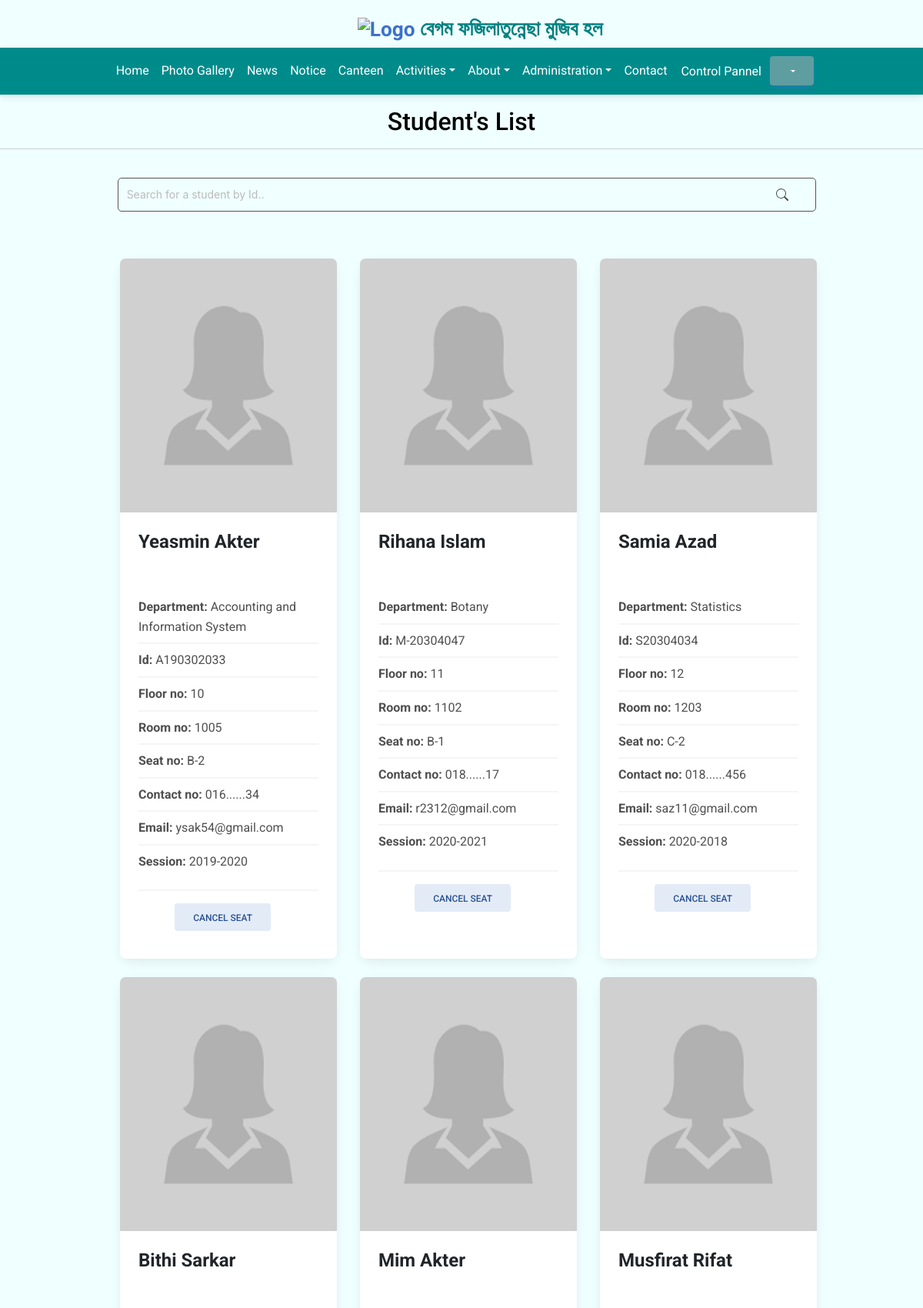
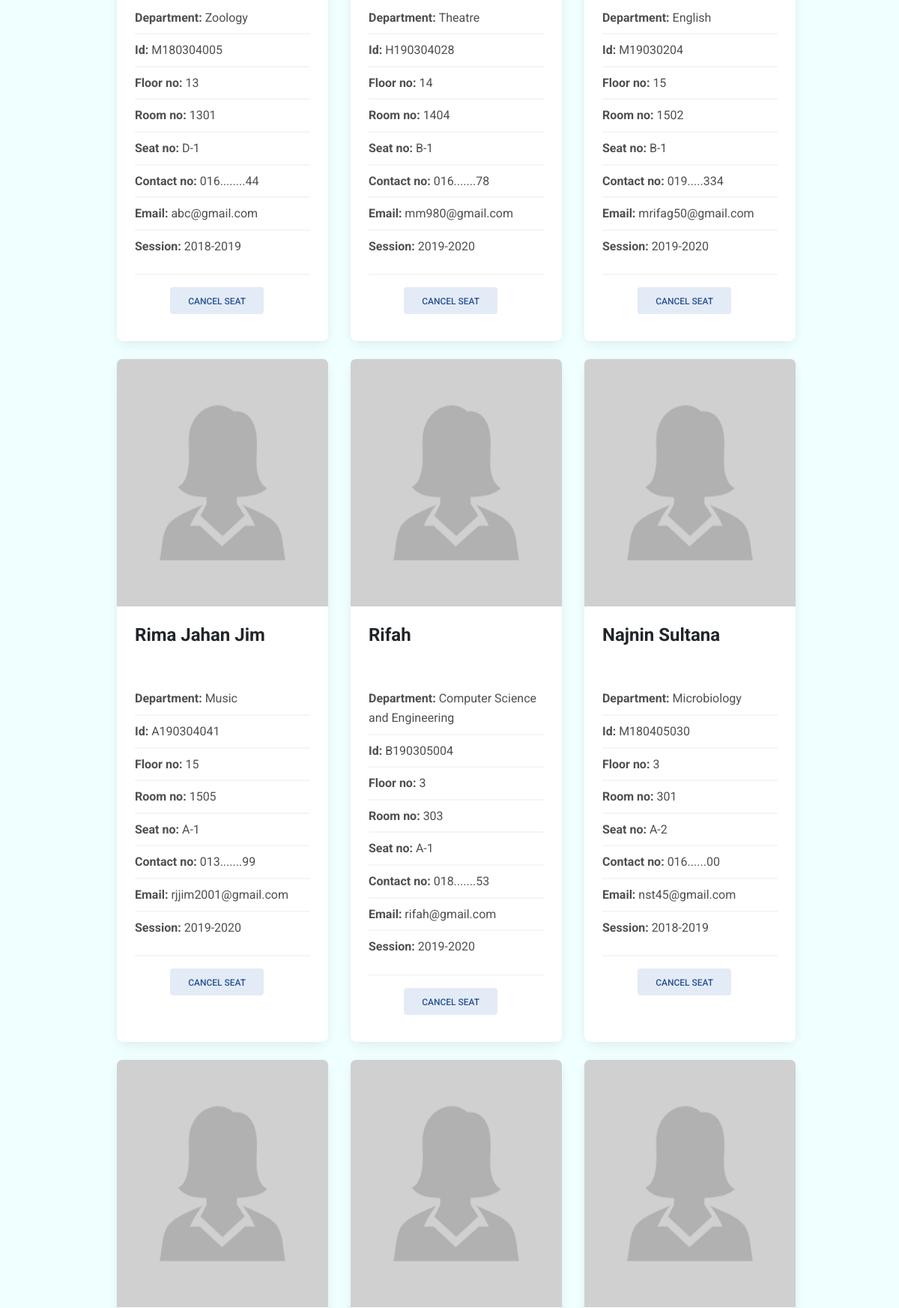
The app's page /student_list_provost.php (upper part) with its own data (2 pictures, top to bottom).
### tables this page shows
CREATE TABLE `students` (
  `id` varchar(40) NOT NULL,
  `name` varchar(100) NOT NULL,
  `department` varchar(100) NOT NULL,
  `password` varchar(200) NOT NULL,
  `session` varchar(30) NOT NULL,
  `date_of_birth` date NOT NULL,
  `bloodGroup` varchar(10) NOT NULL,
  `roomNo` varchar(20) NOT NULL,
  `seatNo` varchar(20) NOT NULL,
  `seat_expire_date` date NOT NULL,
  `image` varchar(100) NOT NULL,
  `floorNo` varchar(100) NOT NULL,
  `email` varchar(100) DEFAULT NULL,
  `maritial_status` varchar(100) DEFAULT NULL,
  `address` varchar(100) DEFAULT NULL,
  `phnNo` varchar(20) DEFAULT NULL,
  `had_last_vacation_from` datetime DEFAULT NULL,
  `had_last_vacation_to` datetime DEFAULT NULL,
  `previous_seatNo` varchar(200) DEFAULT NULL,
  `previous_roomNo` varchar(200) DEFAULT NULL,
  `previous_floorNo` varchar(200) DEFAULT NULL
);

### student_list_provost.php (the view, shortened to what this page needs)
<!DOCTYPE html>
<html lang="en">
<head>
    <link href="https://cdnjs.cloudflare.com/ajax/libs/font-awesome/6.0.0/css/all.min.css"rel="stylesheet"/>
    <link href="https://cdnjs.cloudflare.com/ajax/libs/mdb-ui-kit/6.3.1/mdb.min.css" rel="stylesheet"/>
    <link href="https://cdnjs.cloudflare.com/ajax/libs/font-awesome/6.0.0/css/all.min.css"rel="stylesheet"/>
    <link href="https://cdnjs.cloudflare.com/ajax/libs/mdb-ui-kit/6.3.1/mdb.min.css" rel="stylesheet"/>
</head>
<body style="background-color:azure;">
<div id="pr_cp">
<div class="headr"><?php include 'header.php' ?></div>
<div class="nv" style="align-content:center">
<?php include 'navbarProvost.php' ?></div>
<h2 style="margin-top:1.3%;color:black;margin-bottom:1%"><center>Student's List</center></h2><hr><br>
<div class="SearchBAR"style="align-content:center;margin-left:1.1%;"><?php include 'SearchBar_provost_stu.php' ?></div>
<div class="row row-cols-1 row-cols-md-3 g-4" style="margin-left: 12%;margin-right:10%;margin-bottom:3%;margin-top:1%">
<?php
include 'db_conn.php';
$sql="SELECT * from students where seatNo<>'canceled' order by floorNo asc ";
$query=mysqli_query($conn,$sql);
while($info=mysqli_fetch_array($query)){
?>
 <div class="col">
    <div class="card h-100" style="width:98%">
      <img src="<?php echo $info['image']; ?>" class="card-img-top" style="height:330px"/>
      <div class="card-body">
        <h4 class="card-title"><b><?php echo $info['name']; ?></b></h4>
       <br>
        <p class="card-text">
        <ul class="list-group list-group-light list-group-small">
          <li class="list-group-item"><b>Department: </b><?php echo $info['department']; ?></li>
          <li class="list-group-item"><b>Id: </b><?php echo $info['id']; ?></li>
          <li class="list-group-item"><b>Floor no: </b><?php echo $info['floorNo'];  ?></li>
          <li class="list-group-item"><b>Room no: </b><?php echo $info['roomNo']; ?></li>
          <li class="list-group-item"><b>Seat no: </b><?php echo $info['seatNo'];  ?></li>
          <li class="list-group-item"><b>Contact no: </b><?php echo $info['phnNo']; ?></li>
          <li class="list-group-item"><b>Email: </b><?php echo $info['email']; ?></li>
          <li class="list-group-item"><b>Session: </b><?php echo $info['session']; ?></li>
        </ul></p>
        <div class="card-footer"><center>
        <form class="" action="student_list_provost.php" method="post" enctype="multipart/form-data">
        <input type="submit" name="submit" value="Cancel Seat" class="btn btn-secondary" style=" margin-top:2%; margin-left:-8%">
</center>
      </div>
    </div>
   </div>
  </div>
<?php
}
?>
</div>
<div class="footer">
<?php include 'footer.php' ?>
         </div></div>
    </body>
</html>

### controlPannel_provost.php (style rules this page uses)
body { font-family: "Lato", sans-serif; }

### records on screen
students: image (picture), name "Yeasmin Akter", department "Accounting and Information System", id "A190302033", floorNo "10", roomNo "1005", seatNo "B-2", phnNo "016......34", email "ysak54@gmail.com", session "2019-2020"
students: image (picture), name "Rihana Islam", department "Botany", id "M-20304047", floorNo "11", roomNo "1102", seatNo "B-1", phnNo "018......17", email "r2312@gmail.com", session "2020-2021"
students: image (picture), name "Samia Azad", department "Statistics", id "S20304034", floorNo "12", roomNo "1203", seatNo "C-2", phnNo "018......456", email "saz11@gmail.com", session "2020-2018"
students: image (picture), name "Bithi Sarkar", department "Zoology", id "M180304005", floorNo "13", roomNo "1301", seatNo "D-1", phnNo "016........44", email "abc@gmail.com", session "2018-2019"
students: image (picture), name "Mim Akter", department "Theatre", id "H190304028", floorNo "14", roomNo "1404", seatNo "B-1", phnNo "016.......78", email "mm980@gmail.com", session "2019-2020"
students: image (picture), name "Musfirat Rifat", department "English", id "M19030204", floorNo "15", roomNo "1502", seatNo "B-1", phnNo "019.....334", email "mrifag50@gmail.com", session "2019-2020"
students: image (picture), name "Rima Jahan Jim", department "Music", id "A190304041", floorNo "15", roomNo "1505", seatNo "A-1", phnNo "013.......99", email "rjjim2001@gmail.com", session "2019-2020"
students: image (picture), name "Rifah", department "Computer Science and Engineering", id "B190305004", floorNo "3", roomNo "303", seatNo "A-1", phnNo "018.......53", email "rifah@gmail.com", session "2019-2020"
students: image (picture), name "Najnin Sultana", department "Microbiology", id "M180405030", floorNo "3", roomNo "301", seatNo "A-2", phnNo "016......00", email "nst45@gmail.com", session "2018-2019"
students: image (picture)
students: image (picture)
students: image (picture)
